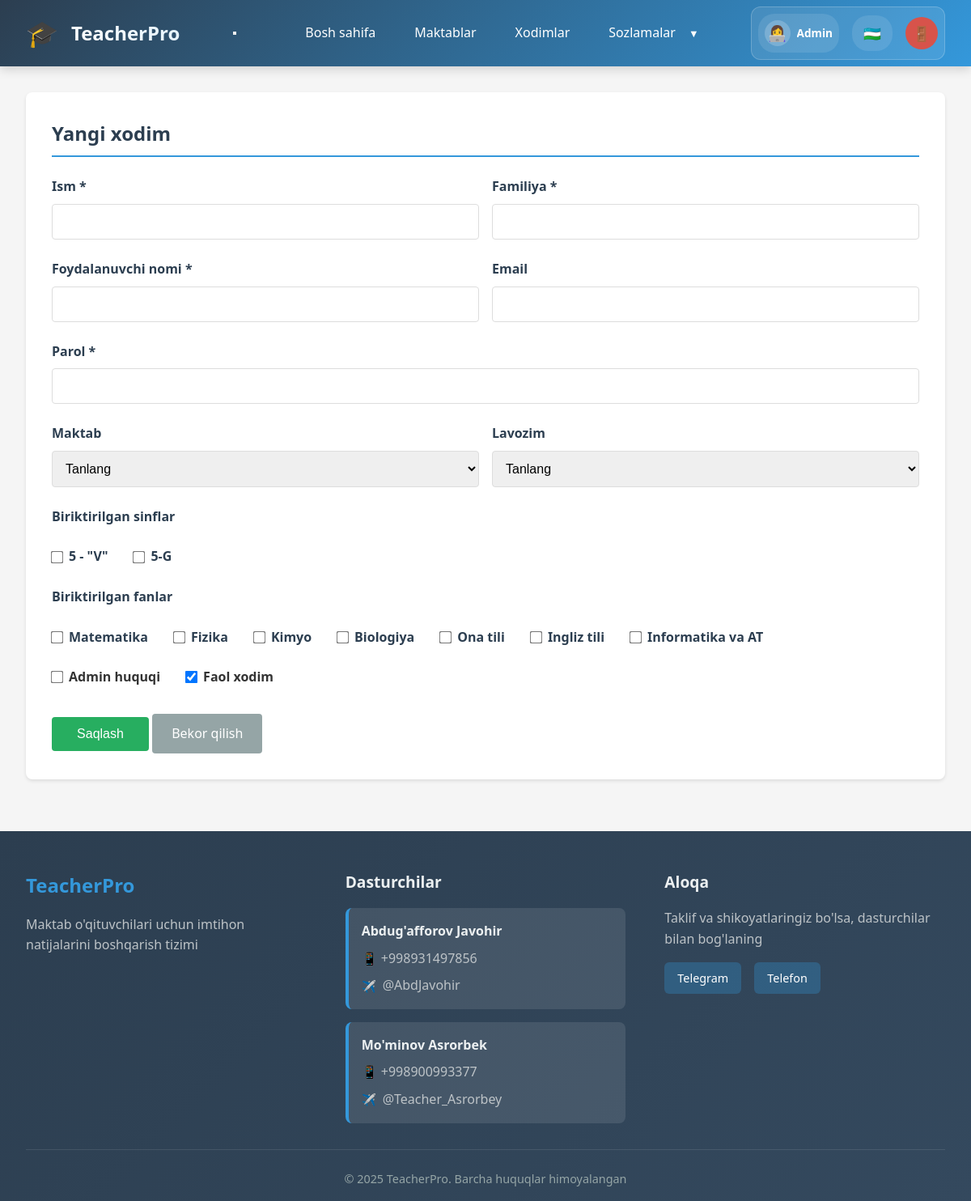
/admin/employees/add (signed in), run on the app's committed database.
### models.py (models this page shows)
class Base(DeclarativeBase):
    pass

class SchoolClass(Base):
    __tablename__ = 'classes'
    id = Column(Integer, primary_key=True)
    name = Column(String(100), nullable=False)
    school_id = Column(Integer, ForeignKey('schools.id'), nullable=False)
    leader_first_name = Column(String(100), nullable=True)
    leader_last_name = Column(String(100), nullable=True)
    leader_phone = Column(String(50), nullable=True)
    created_at = Column(DateTime, default=datetime.utcnow)
    school = relationship('School', back_populates='classes')
    students = relationship('Student', back_populates='school_class', cascade='all, delete-orphan')
    exams = relationship('Exam', back_populates='school_class')
    assigned_teachers = relationship('Employee', secondary='teacher_classes', back_populates='assigned_classes')

class Subject(Base):
    __tablename__ = 'subjects'
    id = Column(Integer, primary_key=True)
    name = Column(String(100), nullable=False, unique=True)
    assigned_teachers = relationship('Employee', secondary='teacher_subjects', back_populates='assigned_subjects')

### routers/admin.py (the view)
@router.get("/employees/add", response_class=HTMLResponse)
async def add_employee_page(
    request: Request,
    db: AsyncSession = Depends(get_db)
):
    schools_result = await db.execute(select(School))
    schools = schools_result.scalars().all()
    titles_result = await db.execute(select(StaffTitle))
    titles = titles_result.scalars().all()
    classes_result = await db.execute(select(SchoolClass))
    classes = classes_result.scalars().all()
    subjects_result = await db.execute(select(Subject))
    subjects = subjects_result.scalars().all()
    context = await get_template_context(request)
    context.update({
        'employee': None,
        'schools': schools,
        'titles': titles,
        'classes': classes,
        'subjects': subjects
    })
    return templates.TemplateResponse('admin/employee_form.html', context)

### templates/admin/employee_form.html (shortened to what this page needs)
{% extends "base.html" %}
{% block content %}
<div class="card">
    <h2>{% if employee %}{{ _('edit_employee') }}{% else %}{{ _('new_employee') }}{% endif %}</h2>
    <form method="POST">
        <div class="form-row">
            <div class="form-group">
                <label for="first_name">{{ _('first_name') }} *</label>
                <input type="text" id="first_name" name="first_name"
                    value="{{ employee.first_name if employee else '' }}" required>
            </div>
            <div class="form-group">
                <label for="last_name">{{ _('last_name') }} *</label>
                <input type="text" id="last_name" name="last_name" value="{{ employee.last_name if employee else '' }}"
                    required>
            </div>
        </div>
        <div class="form-row">
            <div class="form-group">
                <label for="username">{{ _('username') }} *</label>
                <input type="text" id="username" name="username" value="{{ employee.username if employee else '' }}"
                    required>
            </div>
            <div class="form-group">
                <label for="email">{{ _('email') }}</label>
                <input type="email" id="email" name="email" value="{{ employee.email if employee else '' }}">
            </div>
        </div>
        <div class="form-group">
            <label for="password">{{ _('password') }} {% if not employee %}*{% else %}({{ _('password_leave_blank')
                }}){% endif %}</label>
            <input type="password" id="password" name="password" {% if not employee %}required{% endif %}>
        </div>
        <div class="form-row">
            <div class="form-group">
                <label for="school_id">{{ _('school') }}</label>
                <select id="school_id" name="school_id">
                    <option value="">{{ _('select') }}</option>
                </select>
            </div>
            <div class="form-group">
                <label for="staff_title_id">{{ _('staff_title') }}</label>
                <select id="staff_title_id" name="staff_title_id">
                    <option value="">{{ _('select') }}</option>
                </select>
            </div>
        </div>
        <div class="form-group">
            <label>{{ _('assigned_classes') }}</label>
            <div class="checkbox-group">
                {% for class in classes %}
                <div class="checkbox-item">
                    <input type="checkbox" id="class_{{ class.id }}" name="assigned_classes" value="{{ class.id }}" >
                    <label for="class_{{ class.id }}">{{ class.name }}</label>
                </div>
                {% endfor %}
            </div>
        </div>
        <div class="form-group">
            <label>{{ _('assigned_subjects') }}</label>
            <div class="checkbox-group">
                {% for subject in subjects %}
                <div class="checkbox-item">
                    <input type="checkbox" id="subject_{{ subject.id }}" name="assigned_subjects"
                        value="{{ subject.id }}" >
                    <label for="subject_{{ subject.id }}">{{ subject.name }}</label>
                </div>
                {% endfor %}
            </div>
        </div>
        <div class="checkbox-group">
            <div class="checkbox-item">
                <input type="checkbox" id="is_admin" name="is_admin" >
                <label for="is_admin">{{ _('admin_rights') }}</label>
            </div>
            <div class="checkbox-item">
                <input type="checkbox" id="is_active" name="is_active" {% if not employee or employee.is_active
                    %}checked{% endif %}>
                <label for="is_active">{{ _('active_employee') }}</label>
            </div>
        </div>
        <div style="margin-top: 2rem;">
            <button type="submit" class="btn btn-success">{{ _('save') }}</button>
            <a href="{{ url_for('employees_list') }}" class="btn btn-secondary">{{ _('cancel') }}</a>
        </div>
    </form>
</div>
{% endblock %}

### static/style.css (style rules this page uses)
* { margin: 0; padding: 0; box-sizing: border-box; }
body { font-family: 'Segoe UI', Tahoma, Geneva, Verdana, sans-serif; background: #f5f5f5; color: #333; line-height: 1.6; }
.card { background: white; border-radius: 8px; padding: 2rem; margin-bottom: 2rem; box-shadow: 0 2px 4px rgba(0, 0, 0, 0.1); }
.card h2 { margin-bottom: 1.5rem; color: #2c3e50; border-bottom: 2px solid #3498db; padding-bottom: 0.5rem; }
.btn { padding: 0.75rem 1.5rem; border: none; border-radius: 4px; cursor: pointer; font-size: 1rem; text-decoration: none; display: inline-block; transition: all 0.3s; }
.btn-success { background: #27ae60; color: white; }
.btn-secondary { background: #95a5a6; color: white; }
.form-group { margin-bottom: 1.5rem; }
.form-group label { display: block; margin-bottom: 0.5rem; font-weight: 600; color: #2c3e50; }
.form-group input, .form-group select, .form-group textarea { width: 100%; padding: 0.75rem; border: 1px solid #ddd; border-radius: 4px; font-size: 1rem; }
.form-row { display: grid; grid-template-columns: repeat(auto-fit, minmax(250px, 1fr)); gap: 1rem; }
.checkbox-group { display: flex; gap: 2rem; margin: 1.5rem 0; }
.checkbox-item { display: flex; align-items: center; gap: 0.5rem; }
.checkbox-item input[type="checkbox"] { width: auto; transform: scale(1.2); }
.checkbox-item label { margin-bottom: 0; font-weight: 600; }
.btn { padding: 0.75rem 1.5rem; border: none; border-radius: 4px; cursor: pointer; font-size: 1rem; text-decoration: none; display: inline-block; transition: all 0.3s; text-align: center; min-width: 120px; }

### data on the page
SchoolClass: name "5 - \"V\""
SchoolClass: name "5-G"
Subject: name "Matematika"
Subject: name "Fizika"
Subject: name "Kimyo"
Subject: name "Biologiya"
Subject: name "Ona tili"
Subject: name "Ingliz tili"
Subject: name "Informatika va AT"

### other printed values
{{ session.full_name.split(' ')[0] }} "Admin"
form field school_id "Tanlang"
form field staff_title_id "Tanlang"
